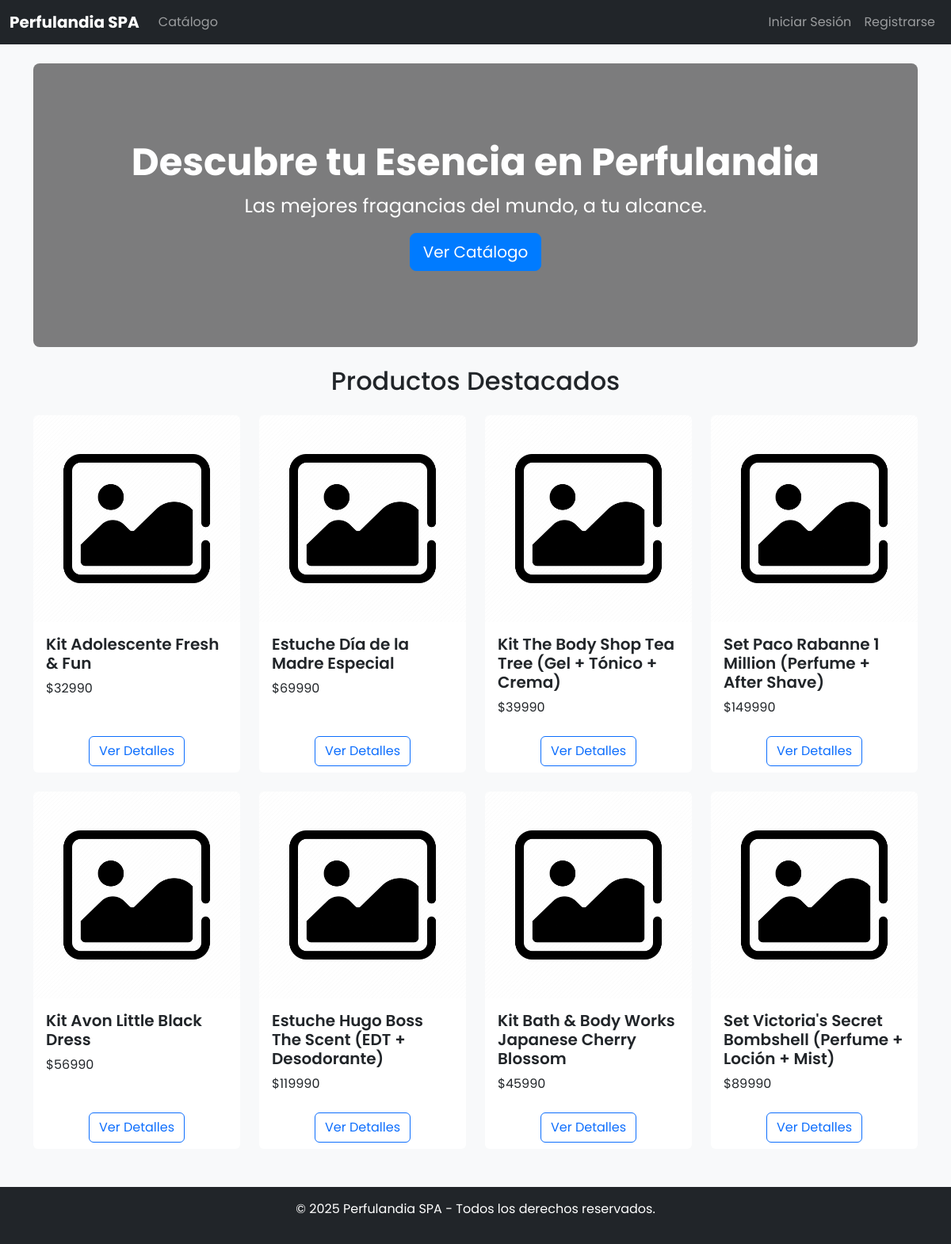
The page / on the database its author committed.
### inventario/models.py (models this page shows, shortened)
class Producto(models.Model):
    id = models.UUIDField(primary_key=True, default=uuid.uuid4, editable=False)
    codigo = models.CharField(max_length=50, unique=True)
    nombre = models.CharField(max_length=200)
    descripcion = models.TextField(blank=True)
    categoria = models.ForeignKey(Categoria, on_delete=models.CASCADE, related_name='productos')
    precio = models.DecimalField(max_digits=10, decimal_places=2, validators=[MinValueValidator(0)])
    stock = models.PositiveIntegerField(default=0)
    stock_minimo = models.PositiveIntegerField(default=5)
    imagen = models.ImageField(upload_to='productos/', blank=True, null=True)
    activo = models.BooleanField(default=True)
    fecha_creacion = models.DateTimeField(auto_now_add=True)
    fecha_actualizacion = models.DateTimeField(auto_now=True)
    class Meta:
        verbose_name = 'Producto'
        verbose_name_plural = 'Productos'
        ordering = ['nombre']

### core/views.py (the view, shortened to what this page needs)
# urls.py: path('', HomeView.as_view(), name='home'),
class HomeView(TemplateView):
    template_name = 'home.html'
    def get_context_data(self, **kwargs):
        context = super().get_context_data(**kwargs)
        user = self.request.user
        try:
            from inventario.models import Producto
            context['productos_destacados'] = Producto.objects.filter(activo=True, stock__gt=0).order_by('-fecha_creacion')[:8]
        except (ImportError, Exception):
            context['productos_destacados'] = []
        return context

### templates/home.html (shortened to what this page needs)
{% extends 'base.html' %}
{% load static %}
{% block content %}
    {% if not user.is_authenticated or user.rol == 'cliente' %}
        <div class="p-5 mb-4 rounded-3 text-center jumbotron-bg">
            <div class="container-fluid py-5">
                <h1 class="display-5 fw-bold">Descubre tu Esencia en Perfulandia</h1>
                <p class="fs-4">Las mejores fragancias del mundo, a tu alcance.</p>
                <a class="btn btn-primary btn-lg" href="{% url 'clientes:catalogo' %}">Ver Catálogo</a>
            </div>
        </div>
        <h2 class="text-center my-4">Productos Destacados</h2>
        <div class="row row-cols-1 row-cols-md-2 row-cols-lg-4 g-4">
            {% for producto in productos_destacados %}
                <div class="col">
                    <div class="card h-100">
                        {% if producto.imagen %}
                            <img src="{{ producto.imagen.url }}" class="card-img-top" alt="{{ producto.nombre }}">
                        {% else %}
                            <img src="{% static 'img/placeholder.png' %}" class="card-img-top" alt="Sin imagen">
                        {% endif %}
                        <div class="card-body">
                            <h5 class="card-title">{{ producto.nombre }}</h5>
                            <p class="card-text">${{ producto.precio|floatformat:0 }}</p>
                        </div>
                        <div class="card-footer text-center">
                            <a href="#" class="btn btn-outline-primary">Ver Detalles</a>
                        </div>
                    </div>
                </div>
            {% empty %}
                <p class="text-center">No hay productos destacados en este momento.</p>
            {% endfor %}
        </div>
    {% endif %}
{% endblock %}

### static/css/custom.css (style rules this page uses)
body { font-family: 'Poppins', sans-serif; background-color: #f8f9fa; }
.card { border: none; transition: transform 0.3s ease, box-shadow 0.3s ease; }
.card-img-top { aspect-ratio: 1 / 1; object-fit: cover; }
.card-title { font-weight: 600; }
.card-footer { background-color: transparent; border-top: none; }
.btn-primary { background-color: #007bff; border-color: #007bff; transition: background-color 0.2s ease; }
.jumbotron-bg { background: linear-gradient(rgba(0,0,0,0.5), rgba(0,0,0,0.5)), url('../img/banner.jpg') no-repeat center center; background-size: cover; color: white; }

### rows shown on the page
Producto: nombre "Kit Adolescente Fresh & Fun", precio "32990"
Producto: nombre "Estuche Día de la Madre Especial", precio "69990"
Producto: nombre "Kit The Body Shop Tea Tree (Gel + Tónico + Crema)", precio "39990"
Producto: nombre "Set Paco Rabanne 1 Million (Perfume + After Shave)", precio "149990"
Producto: nombre "Kit Avon Little Black Dress", precio "56990"
Producto: nombre "Estuche Hugo Boss The Scent (EDT + Desodorante)", precio "119990"
Producto: nombre "Kit Bath & Body Works Japanese Cherry Blossom", precio "45990"
Producto: nombre "Set Victoria's Secret Bombshell (Perfume + Loción + Mist)", precio "89990"
